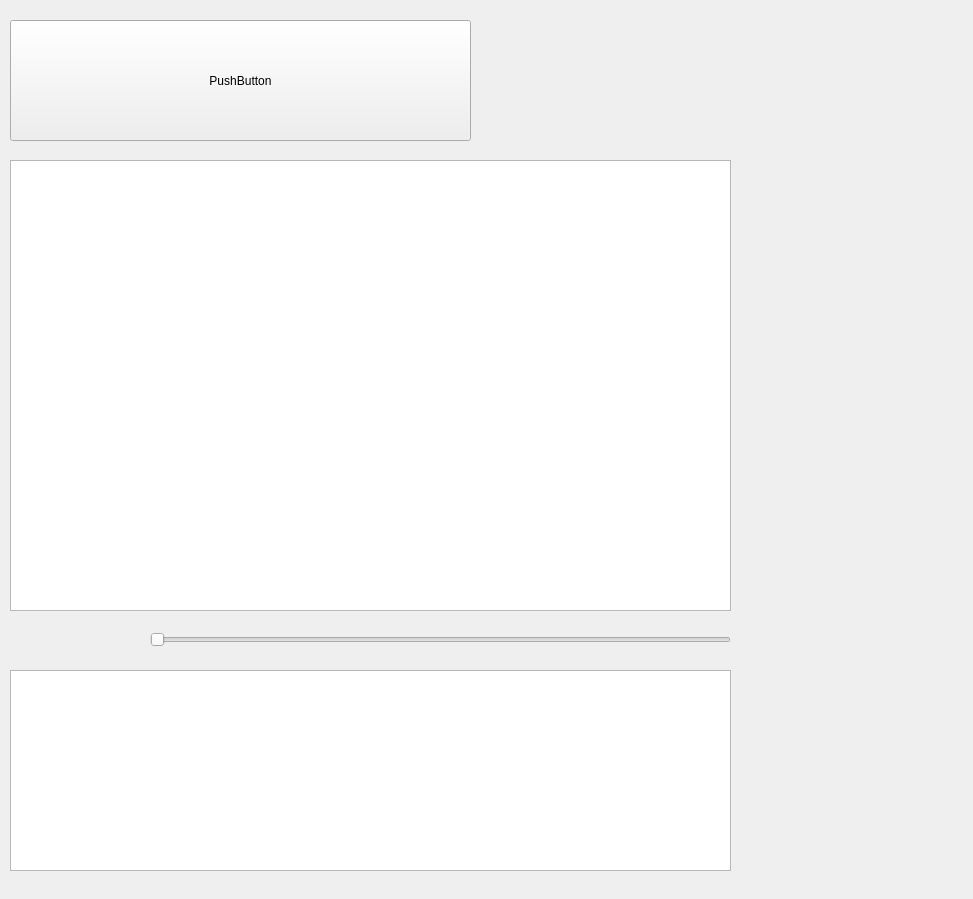
<?xml version="1.0" encoding="UTF-8"?>
<ui version="4.0">
 <class>PatientSummary</class>
 <widget class="QWidget" name="PatientSummary">
  <property name="geometry">
   <rect>
    <x>0</x>
    <y>0</y>
    <width>973</width>
    <height>899</height>
   </rect>
  </property>
  <property name="sizePolicy">
   <sizepolicy hsizetype="Fixed" vsizetype="Fixed">
    <horstretch>0</horstretch>
    <verstretch>0</verstretch>
   </sizepolicy>
  </property>
  <property name="minimumSize">
   <size>
    <width>799</width>
    <height>899</height>
   </size>
  </property>
  <property name="windowTitle">
   <string>PatientSummary</string>
  </property>
  <widget class="GraphicsView" name="teethView">
   <property name="geometry">
    <rect>
     <x>10</x>
     <y>160</y>
     <width>721</width>
     <height>451</height>
    </rect>
   </property>
   <property name="autoFillBackground">
    <bool>true</bool>
   </property>
   <property name="verticalScrollBarPolicy">
    <enum>Qt::ScrollBarAlwaysOff</enum>
   </property>
   <property name="horizontalScrollBarPolicy">
    <enum>Qt::ScrollBarAlwaysOff</enum>
   </property>
  </widget>
  <widget class="QSlider" name="dateSlider">
   <property name="geometry">
    <rect>
     <x>150</x>
     <y>630</y>
     <width>581</width>
     <height>20</height>
    </rect>
   </property>
   <property name="orientation">
    <enum>Qt::Horizontal</enum>
   </property>
  </widget>
  <widget class="ProcedureTable" name="procedureTable">
   <property name="geometry">
    <rect>
     <x>10</x>
     <y>670</y>
     <width>721</width>
     <height>201</height>
    </rect>
   </property>
   <property name="styleSheet">
    <string notr="true"/>
   </property>
  </widget>
  <widget class="PatientTile" name="patientTile">
   <property name="geometry">
    <rect>
     <x>10</x>
     <y>20</y>
     <width>461</width>
     <height>121</height>
    </rect>
   </property>
   <property name="text">
    <string>PushButton</string>
   </property>
  </widget>
  <widget class="QLabel" name="dateLabel">
   <property name="geometry">
    <rect>
     <x>20</x>
     <y>630</y>
     <width>121</width>
     <height>21</height>
    </rect>
   </property>
   <property name="text">
    <string/>
   </property>
  </widget>
 </widget>
 <layoutdefault spacing="6" margin="11"/>
 <customwidgets>
  <customwidget>
   <class>GraphicsView</class>
   <extends>QGraphicsView</extends>
   <header>View/ListView/TeethView/GraphicsView.h</header>
  </customwidget>
  <customwidget>
   <class>ProcedureTable</class>
   <extends>QTableView</extends>
   <header>View/ProcedureDisplayModel/ProcedureTable.h</header>
  </customwidget>
  <customwidget>
   <class>PatientTile</class>
   <extends>QPushButton</extends>
   <header>View/ListView/tilebutton.h</header>
  </customwidget>
 </customwidgets>
 <resources/>
 <connections/>
</ui>
